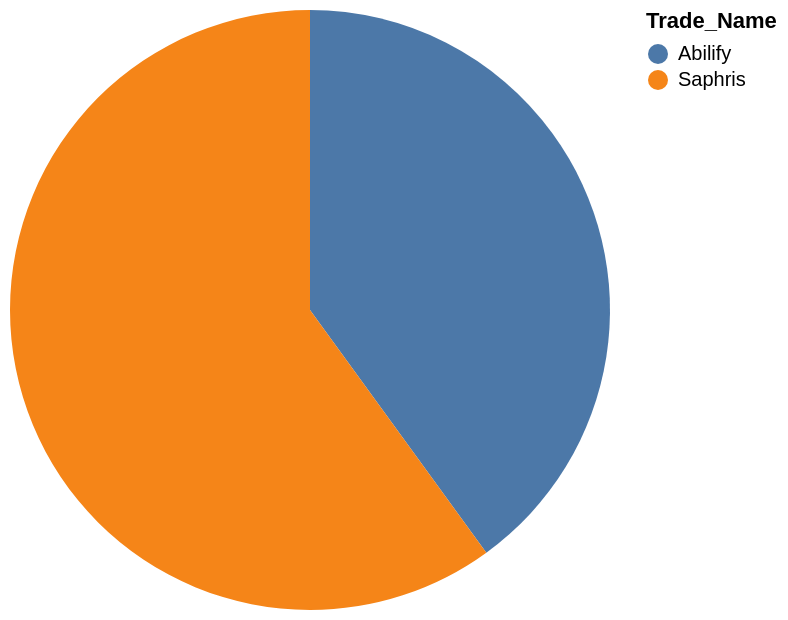

Specify this chart in Vega-Lite:
### Vega-Lite specification from a JSON file in a GitHub repository (floating-point values rounded to 4 significant figures)
{"data": {"values": [{"x_data": "Abilify", "y_data": 2}, {"x_data": "Saphris", "y_data": 3}]}, "mark": "arc", "encoding": {"theta": {"field": "y_data", "type": "quantitative", "title": "id"}, "color": {"field": "x_data", "type": "nominal", "title": "Trade_Name"}}}
